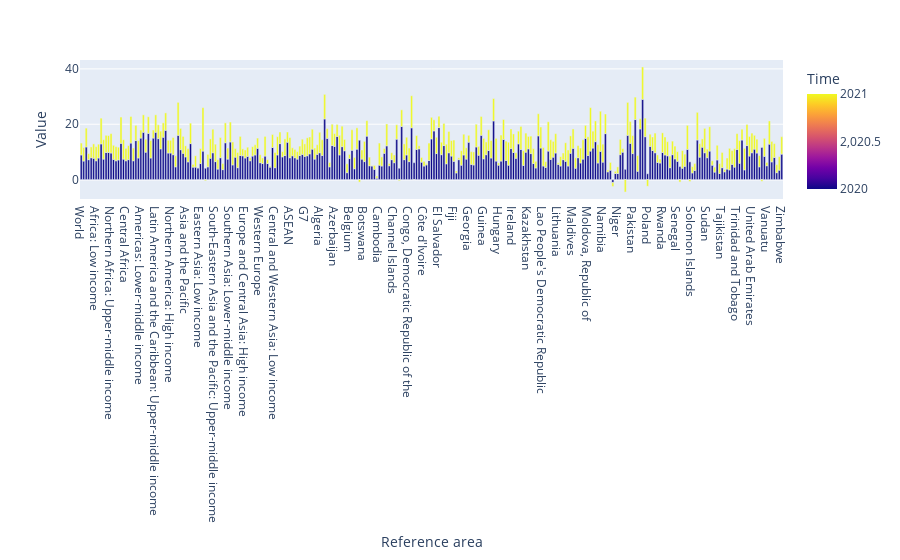

Here is the notebook cell this chart was saved with:
### Code cell
fig=px.bar(df1,x="Reference area",y="Value",color="Time",hover_data=["Time"])
fig.show()

### Figure 1 — Plotly figure (JSON) as saved in the notebook; plotly's stock layout.template omitted (floating-point values rounded to 4 significant figures; data arrays with more than 128 entries replaced by an {"elided": "..."} marker saying what was removed)
{"data": [{"alignmentgroup": "True", "customdata": {"elided": "566x1 int values"}, "hovertemplate": "Reference area=%{x}<br>Value=%{y}<br>Time=%{marker.color}<extra></extra>", "legendgroup": "", "marker": {"color": {"elided": "566 int values"}, "coloraxis": "coloraxis", "pattern": {"shape": ""}}, "name": "", "offsetgroup": "", "orientation": "v", "showlegend": false, "textposition": "auto", "type": "bar", "x": {"elided": "566 str values"}, "xaxis": "x", "y": {"elided": "566 float values"}, "yaxis": "y"}], "layout": {"barmode": "relative", "coloraxis": {"colorbar": {"title": {"text": "Time"}}, "colorscale": [[0, "#0d0887"], [0.1111, "#46039f"], [0.2222, "#7201a8"], [0.3333, "#9c179e"], [0.4444, "#bd3786"], [0.5556, "#d8576b"], [0.6667, "#ed7953"], [0.7778, "#fb9f3a"], [0.8889, "#fdca26"], [1, "#f0f921"]]}, "legend": {"tracegroupgap": 0}, "margin": {"t": 60}, "xaxis": {"anchor": "y", "domain": [0, 1], "title": {"text": "Reference area"}}, "yaxis": {"anchor": "x", "domain": [0, 1], "title": {"text": "Value"}}}}
